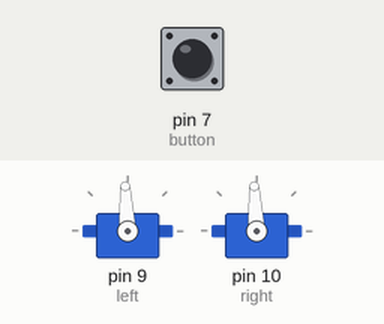
Simulated run of this sketch. Board: Arduino Uno, built with avr-gcc and run on an emulated ATmega328P. On the bench: 2 × servo. Inputs (shaded band) come from the test bench; at power-on: pin 7 (button) LOW.

Above: at 1.2 s.
1.3 s: pin 7 (button) pulled HIGH for 0.15 s
At 1.37 s:
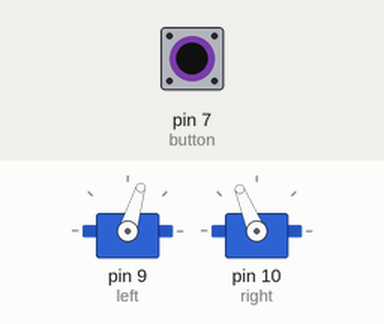
2.9 s: pin 7 (button) pulled HIGH for 3.2 s
At 6.5 s:
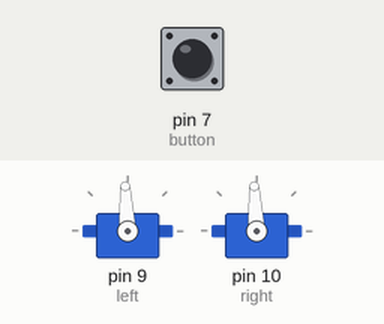
Timing chart, 0 to 8.0 s (numbered marks = the images above; inputs shaded):
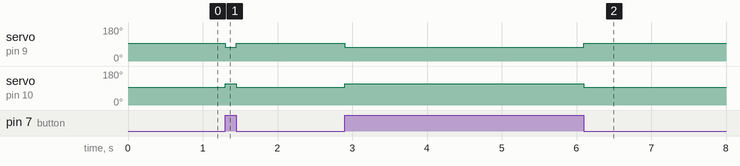

The sketch:

User_Program3_3.ino
```cpp
/*Software 1073 Arduino BoeBots
User Program
Method stubs are pre-made. add your own code to complete the challenge!

Program Task: have the robot drive when the button is pressed
Feel free to view the example program within the same folder if you need help!
*/
#include <Servo.h>

Servo left;
Servo right;

int button = 7;


void setup(){
  pinMode(button, INPUT);
  left.attach(9);
  right.attach(10);
}


void loop(){
  if(digitalRead(button))
  {
     left.writeMicroseconds(1300);
     right.writeMicroseconds(1700);

  }
  else
  {
     left.writeMicroseconds(1500);
     right.writeMicroseconds(1500);
  }
}
```

Measured:
- after the input at 1.3 s, servo on pin 9 (left): 93° → 73° at once, → 93° 0.15 s later; servo on pin 10 (right): 93° → 112° at once, → 93° 0.15 s later
- after the input at 2.9 s, servo on pin 9 (left): 93° → 73° at once, → 93° 3.2 s later; servo on pin 10 (right): 93° → 112° at once, → 93° 3.2 s later
